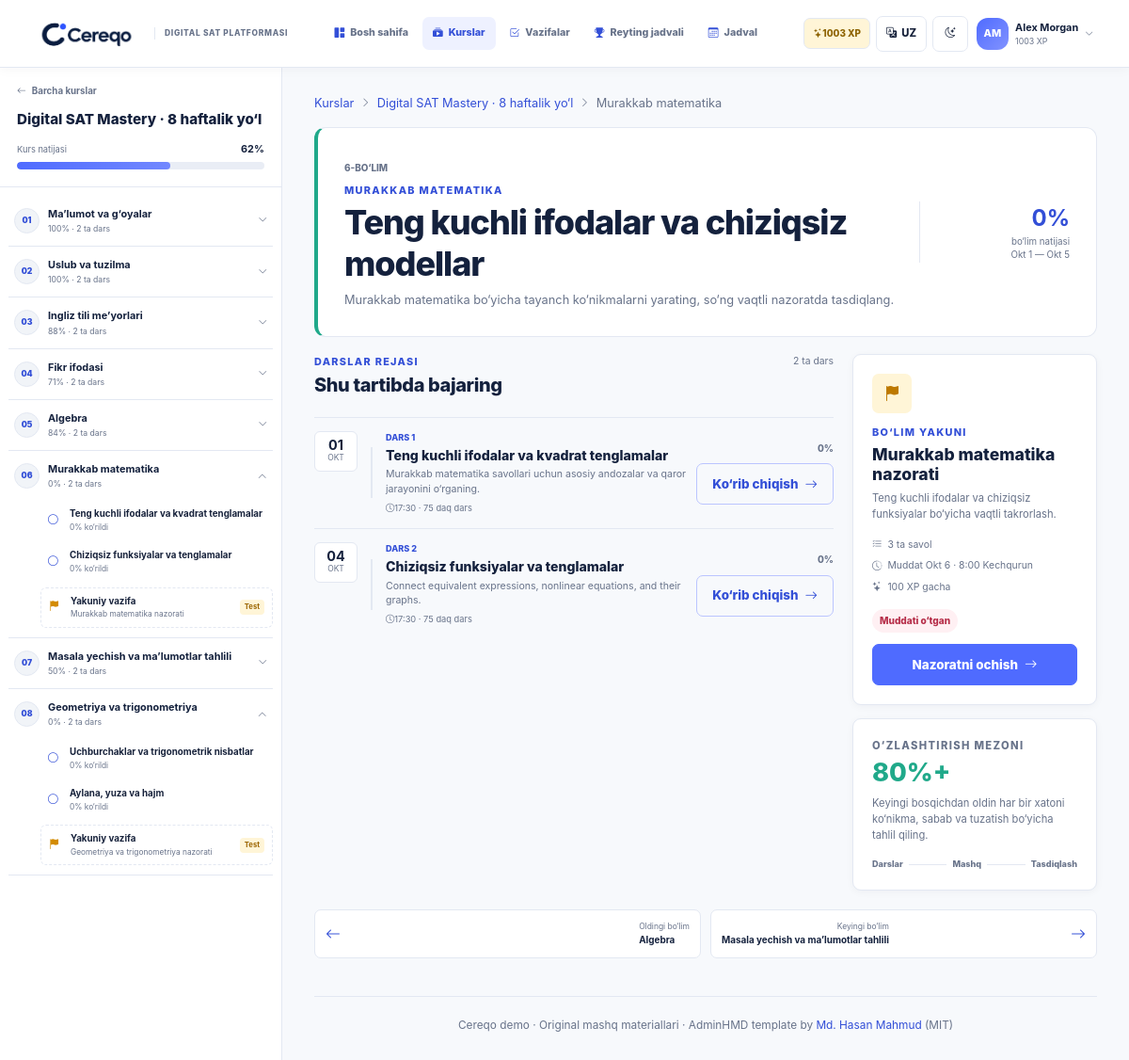
Screenshot of /learn/sections/6/ (signed in) with the database file from the repository.
### learning/models.py (models this page shows, shortened)
class Student(models.Model):
    user = models.OneToOneField(
        settings.AUTH_USER_MODEL,
        on_delete=models.CASCADE,
        related_name="student_profile",
        null=True,
        blank=True,
    )
    name = models.CharField(max_length=100, unique=True)
    initials = models.CharField(max_length=3)
    points = models.PositiveIntegerField(default=0)
    streak = models.PositiveIntegerField(default=0)
    badge = models.CharField(max_length=80, blank=True)
    is_demo = models.BooleanField(default=False)
    class Meta:
        ordering = ["-points", "name"]

class Course(models.Model):
    title = models.CharField(max_length=160)
    code = models.SlugField(max_length=60, unique=True)
    description = models.TextField()
    instructor_name = models.CharField(max_length=100, default="Cereqo mentor")
    instructor_role = models.CharField(max_length=100, default="SAT mentor")
    cover_image = models.CharField(
        max_length=255,
        default="cereqo/img/mentors/cereqo-classroom.jpg",
    )
    start_date = models.DateField()
    end_date = models.DateField()
    target_score = models.PositiveSmallIntegerField(default=1400)
    is_active = models.BooleanField(default=True)
    class Meta:
        ordering = ["-is_active", "start_date", "id"]
    @property
    def progress_percent(self):
        lessons = Lesson.objects.filter(section__course=self)
        total = lessons.count()
        return round(sum(lessons.values_list("progress_percent", flat=True)) / total) if total else 0

class CourseSection(models.Model):
    SUBJECT_CHOICES = [("math", "Math"), ("rw", "Reading & Writing")]
    course = models.ForeignKey(Course, on_delete=models.CASCADE, related_name="sections")
    title = models.CharField(max_length=160)
    domain = models.CharField(max_length=120)
    subject = models.CharField(max_length=10, choices=SUBJECT_CHOICES)
    description = models.TextField()
    start_date = models.DateField()
    end_date = models.DateField()
    order = models.PositiveSmallIntegerField(default=1)
    exam_weight_percent = models.PositiveSmallIntegerField(default=25)
    class Meta:
        ordering = ["course", "order", "id"]
        constraints = [
            models.UniqueConstraint(fields=["course", "order"], name="unique_course_section_order")
        ]
    @property
    def progress_percent(self):
        lessons = self.lessons.all()
        total = lessons.count()
        return round(sum(lessons.values_list("progress_percent", flat=True)) / total) if total else 0
    def status_for(self, student):
        today = timezone.localdate()
        if self.start_date <= today <= self.end_date:
            return "current"
        if self.start_date > today:
            return "upcoming"
        checkpoint = getattr(self, "checkpoint", None)
        if checkpoint and checkpoint.status_for(student) == "completed":
            return "completed"
        if self.end_date < today:
            return "needs_attention"
        return "current"

class Lesson(models.Model):
    SUBJECT_CHOICES = [("math", "Math"), ("rw", "Reading & Writing")]
    title = models.CharField(max_length=160)
    section = models.ForeignKey(
        CourseSection, on_delete=models.CASCADE, related_name="lessons", null=True, blank=True
    )
    subject = models.CharField(max_length=10, choices=SUBJECT_CHOICES)
    topic = models.CharField(max_length=120)
    duration_minutes = models.PositiveSmallIntegerField(default=8)
    session_minutes = models.PositiveSmallIntegerField(default=75)
    summary = models.TextField()
    material = models.TextField()
    video_file = models.CharField(max_length=255, default="cereqo/video/demo-lesson-video.mp4")
    progress_percent = models.PositiveSmallIntegerField(
        default=0, validators=[MinValueValidator(0), MaxValueValidator(100)]
    )
    is_today = models.BooleanField(default=False)
    scheduled_date = models.DateField(null=True, blank=True)
    sequence = models.PositiveSmallIntegerField(default=1)
    sort_order = models.PositiveSmallIntegerField(default=0)
    class Meta:
        ordering = ["sort_order", "id"]

class Homework(models.Model):
    lesson = models.OneToOneField(Lesson, on_delete=models.CASCADE, related_name="homework")
    section = models.OneToOneField(
        CourseSection, on_delete=models.CASCADE, related_name="checkpoint", null=True, blank=True
    )
    title = models.CharField(max_length=160)
    description = models.TextField()
    deadline = models.DateTimeField()
    max_points = models.PositiveSmallIntegerField(default=100)
    sort_order = models.PositiveSmallIntegerField(default=0)
    class Meta:
        ordering = ["sort_order", "deadline"]
    def submission_for(self, student):
        return self.submissions.filter(student=student).first()
    def status_for(self, student):
        submission = self.submission_for(student)
        if submission and submission.submitted_at:
            return "completed"
        if submission and submission.answers.exists():
            return "in_progress"
        if self.deadline < timezone.now():
            return "overdue"
        return "not_started"

### learning/views.py (the view)
# urls.py: path("learn/sections/<int:section_id>/", views.section_detail, name="section_detail"),
@login_required
def section_detail(request, section_id):
    student = _student(request)
    section = get_object_or_404(
        CourseSection.objects.select_related("course").prefetch_related("lessons", "checkpoint__questions"),
        pk=section_id,
    )
    checkpoint = getattr(section, "checkpoint", None)
    previous_section = section.course.sections.filter(order__lt=section.order).order_by("-order").first()
    next_section = section.course.sections.filter(order__gt=section.order).order_by("order").first()
    return render(
        request,
        "learning/section_detail.html",
        {
            "active_nav": "learn",
            "section": section,
            "lessons": section.lessons.all(),
            "checkpoint": checkpoint,
            "checkpoint_status": checkpoint.status_for(student) if checkpoint else None,
            "section_status": section.status_for(student),
            "previous_section": previous_section,
            "next_section": next_section,
            "course_navigation": _course_navigation(
                section.course, student, active_section_id=section.pk
            ),
        },
    )

### templates/learning/section_detail.html (shortened to what this page needs)
{% extends 'base.html' %}{% load i18n %}
{% block content %}
<nav class="breadcrumb-row" aria-label="Breadcrumb"><a href="{% url 'learning:learn' %}">{% translate "Courses" %}</a><i class="bi bi-chevron-right"></i><a href="{% url 'learning:course_detail' section.course.id %}">{% translate section.course.title %}</a><i class="bi bi-chevron-right"></i><span>{% translate section.domain %}</span></nav>
<section class="section-detail-hero subject-panel-{{ section.subject }}">
  <div><span class="section-number"></span><p class="eyebrow">{% translate section.domain %}</p><h1>{% translate section.title %}</h1><p>{% translate section.description %}</p></div>
  <div class="section-detail-meta"><strong>{{ section.progress_percent }}%</strong><span>{% translate "section progress" %}</span><small>{{ section.start_date|date:'M j' }} — {{ section.end_date|date:'M j' }}</small></div>
</section>
<div class="section-detail-grid">
  <section class="section-agenda">
    <div class="section-title-row"><div><p class="eyebrow">{% translate "Lesson plan" %}</p><h2>{% translate "Complete in this order" %}</h2></div><span>{{ lessons|length }} {% translate "classes" %}</span></div>
    {% for lesson in lessons %}
    <article class="agenda-lesson {% if lesson.is_today %}today-lesson{% endif %}">
      <div class="agenda-date"><strong>{{ lesson.scheduled_date|date:'d' }}</strong><span>{{ lesson.scheduled_date|date:'M' }}</span></div>
      <div class="agenda-line"><i></i></div>
      <div class="agenda-copy"><div><span>{% translate "Lesson" %} {{ lesson.sequence }}</span>{% if lesson.is_today %}<b>{% translate "Today" %}</b>{% endif %}</div><h3>{% translate lesson.title %}</h3><p>{% translate lesson.summary %}</p><small><i class="bi bi-clock"></i>{{ lesson.start_time|default:'17:30' }} · {{ lesson.session_minutes }} {% translate "min class" %}</small></div>
      <div class="agenda-action"><span class="lesson-percent">{{ lesson.progress_percent }}%</span><a class="btn btn-outline-primary app-btn" href="{% url 'learning:lesson_detail' lesson.id %}">{% if lesson.progress_percent > 0 %}{% translate "Open lesson" %}{% else %}{% translate "Preview" %}{% endif %}<i class="bi bi-arrow-right"></i></a></div>
    </article>
    {% endfor %}
  </section>
  <aside class="section-side-stack">
    <article class="surface-card checkpoint-card">
      <span class="checkpoint-icon"><i class="bi bi-flag-fill"></i></span><p class="eyebrow">{% translate "End of section" %}</p><h2>{% translate checkpoint.title %}</h2><p>{% translate checkpoint.description %}</p>
      <ul><li><i class="bi bi-list-check"></i></li><li><i class="bi bi-clock-history"></i>{% translate "Due" %} {{ checkpoint.deadline|date:'M j · g:i A' }}</li><li><i class="bi bi-stars"></i></li></ul>
      <span class="status-badge status-{{ checkpoint_status }}">{% if checkpoint_status == 'completed' %}{% translate "Completed" %}{% elif checkpoint_status == 'in_progress' %}{% translate "In progress" %}{% elif checkpoint_status == 'overdue' %}{% translate "Overdue" %}{% else %}{% translate "Not started" %}{% endif %}</span>
      <a class="btn btn-primary app-btn w-100" href="{% url 'learning:homework_detail' checkpoint.id %}">{% translate "Open checkpoint" %}<i class="bi bi-arrow-right"></i></a>
    </article>
    <article class="surface-card section-method"><p class="eyebrow">{% translate "Mastery rule" %}</p><h2>80%+</h2><p>{% translate "Review every error by skill, cause, and correction before moving on." %}</p><div><span>{% translate "Learn" %}</span><i></i><span>{% translate "Practice" %}</span><i></i><span>{% translate "Prove" %}</span></div></article>
  </aside>
</div>
<nav class="section-pagination">{% if previous_section %}<a href="{% url 'learning:section_detail' previous_section.id %}"><i class="bi bi-arrow-left"></i><span><small>{% translate "Previous section" %}</small><strong>{% translate previous_section.domain %}</strong></span></a>{% else %}<span></span>{% endif %}{% if next_section %}<a href="{% url 'learning:section_detail' next_section.id %}"><span><small>{% translate "Next section" %}</small><strong>{% translate next_section.domain %}</strong></span><i class="bi bi-arrow-right"></i></a>{% endif %}</nav>
{% endblock %}

### templates/base.html (shortened to what this page needs)
{% load static i18n %}
<!doctype html>
<html lang="{{ LANGUAGE_CODE }}">
<head>
  <link rel="stylesheet" href="{% static 'vendor/bootstrap/css/bootstrap.min.css' %}">
  <link rel="stylesheet" href="{% static 'vendor/bootstrap-icons/css/bootstrap-icons.css' %}">
  <link rel="stylesheet" href="{% static 'cereqo/css/cereqo.css' %}">
</head>
<body>
  <div class="app-shell topnav-shell">
    <header class="desktop-topbar main-navbar">
      <a class="topnav-brand" href="{% url 'learning:dashboard' %}"><img src="{% static 'cereqo/img/cereqo-logo.png' %}" alt="Cereqo"><span>{% translate "Digital SAT platform" %}</span></a>
      <nav class="desktop-main-nav" aria-label="Main navigation">{% include 'learning/_nav_links.html' %}</nav>
      <div class="topnav-actions">{% if user.is_authenticated and demo_student %}<span class="topnav-xp"><i class="bi bi-stars"></i>{{ demo_student.points }} XP</span>{% endif %}{% include 'learning/_toolbar_controls.html' %}{% if user.is_authenticated %}{% include 'learning/_profile_menu.html' %}{% else %}<a class="btn btn-primary navbar-login" href="{% url 'login' %}"><i class="bi bi-box-arrow-in-right"></i>{% translate "Log in" %}</a>{% endif %}</div>
    </header>
    {% if course_navigation and not landing_page %}<aside class="course-sidebar">{% include 'learning/_course_sidebar.html' %}</aside>{% endif %}
    <div class="app-main {% if landing_page %}landing-main{% endif %} {% if course_navigation %}has-course-sidebar{% endif %}">
      <main id="main-content" class="{% if landing_page %}landing-content{% else %}page-content{% endif %}" tabindex="-1">
        {% block content %}{% endblock %}
        {% if not landing_page %}
        <footer class="page-footer">{% translate "Cereqo demo" %} · {% translate "Original practice content" %} · AdminHMD template by <a href="https://github.com/HasanMahmudDev" target="_blank" rel="noreferrer">Md. Hasan Mahmud</a> (MIT)</footer>
        {% endif %}
      </main>
    </div>
  </div>
</body>
</html>

### templates/learning/_profile_menu.html (shortened to what this page needs)
{% load i18n %}
{% if user.is_authenticated and demo_student %}<div class="dropdown profile-menu">
  <button class="profile-trigger" type="button" data-bs-toggle="dropdown" aria-expanded="false" aria-label="{% translate 'Open profile menu' %}"><span class="avatar avatar-sm">{{ demo_student.initials }}</span><span class="profile-trigger-copy"><strong>{{ demo_student.name }}</strong><small>{{ demo_student.points }} XP</small></span><i class="bi bi-chevron-down"></i></button>
</div>{% endif %}

### templates/learning/_course_sidebar.html
{% load i18n %}
<div class="course-outline-head">
  <a href="{% url 'learning:learn' %}"><i class="bi bi-arrow-left"></i>{% translate "All courses" %}</a>
  <h2>{% translate course_navigation.course.title %}</h2>
  <div><span>{% translate "Course progress" %}</span><strong>{{ course_navigation.progress }}%</strong></div>
  <div class="progress app-progress"><div class="progress-bar" style="width:{{ course_navigation.progress }}%"></div></div>
</div>
<nav class="course-outline-nav" aria-label="{% translate 'Course outline' %}">
  {% for card in course_navigation.sections %}
  <details {% if course_navigation.active_section_id == card.section.id or card.status == 'current' %}open{% endif %}>
    <summary>
      <span class="outline-number">{{ card.section.order|stringformat:'02d' }}</span>
      <span><strong>{% translate card.section.domain %}</strong><small>{{ card.progress }}% · {{ card.lessons|length }} {% translate "lessons" %}</small></span>
      <i class="bi bi-chevron-down"></i>
    </summary>
    <div class="outline-items">
      {% for lesson in card.lessons %}<a class="{% if course_navigation.active_lesson_id == lesson.id %}active{% endif %}" href="{% url 'learning:lesson_detail' lesson.id %}"><i class="bi {% if lesson.progress_percent == 100 %}bi-check-circle-fill{% elif lesson.progress_percent > 0 %}bi-play-circle-fill{% else %}bi-circle{% endif %}"></i><span><strong>{% translate lesson.title %}</strong><small>{{ lesson.progress_percent }}% {% translate "viewed" %}</small></span></a>{% endfor %}
      {% if card.checkpoint %}<a class="outline-test {% if course_navigation.active_homework_id == card.checkpoint.id %}active{% endif %}" href="{% url 'learning:homework_detail' card.checkpoint.id %}"><i class="bi bi-flag-fill"></i><span><strong>{% translate "Final task" %}</strong><small>{% translate card.checkpoint.title %}</small></span><b class="status-{{ card.checkpoint_status }}">{% if card.checkpoint_status == 'completed' %}<i class="bi bi-check"></i>{% else %}{% translate "Test" %}{% endif %}</b></a>{% endif %}
    </div>
  </details>
  {% endfor %}
</nav>

### rows the page displays
Student: points "1003", initials "AM", name "Alex Morgan"
CourseSection: section.order "01", progress "100", lessons|length "2"
CourseSection: section.order "02", progress "100", lessons|length "2"
CourseSection: section.order "03", progress "88", lessons|length "2"
CourseSection: section.order "04", progress "71", lessons|length "2"
CourseSection: section.order "05", progress "84", lessons|length "2"
CourseSection: section.order "06", progress "0", lessons|length "2", progress_percent "0", start_date "Okt 1", end_date "Okt 5"
Lesson: progress_percent "0", scheduled_date "01", scheduled_date "OKT", sequence "1", start_time "17:30", session_minutes "75"
Lesson: progress_percent "0", scheduled_date "04", scheduled_date "OKT", sequence "2", start_time "17:30", session_minutes "75"
Homework: deadline "Okt 6 · 8:00 Kechqurun"
CourseSection: section.order "07", progress "50", lessons|length "2"
CourseSection: section.order "08", progress "0", lessons|length "2"
Lesson: progress_percent "0"
Lesson: progress_percent "0"

### other values shown
{{ LANGUAGE_CODE|upper }} "UZ"
{{ course_navigation.progress }} "62"
{{ lessons|length }} "2"
